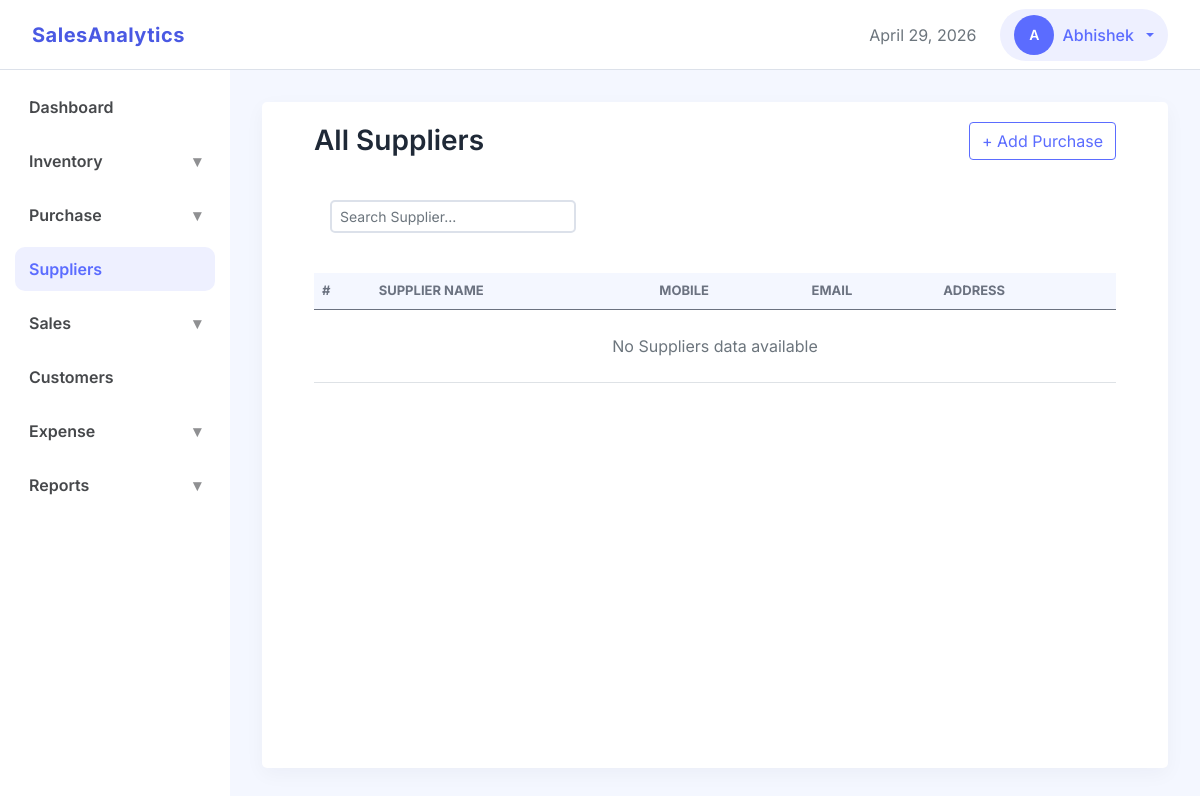
Page /purchases/suppliers (signed in) on the earlier database version.
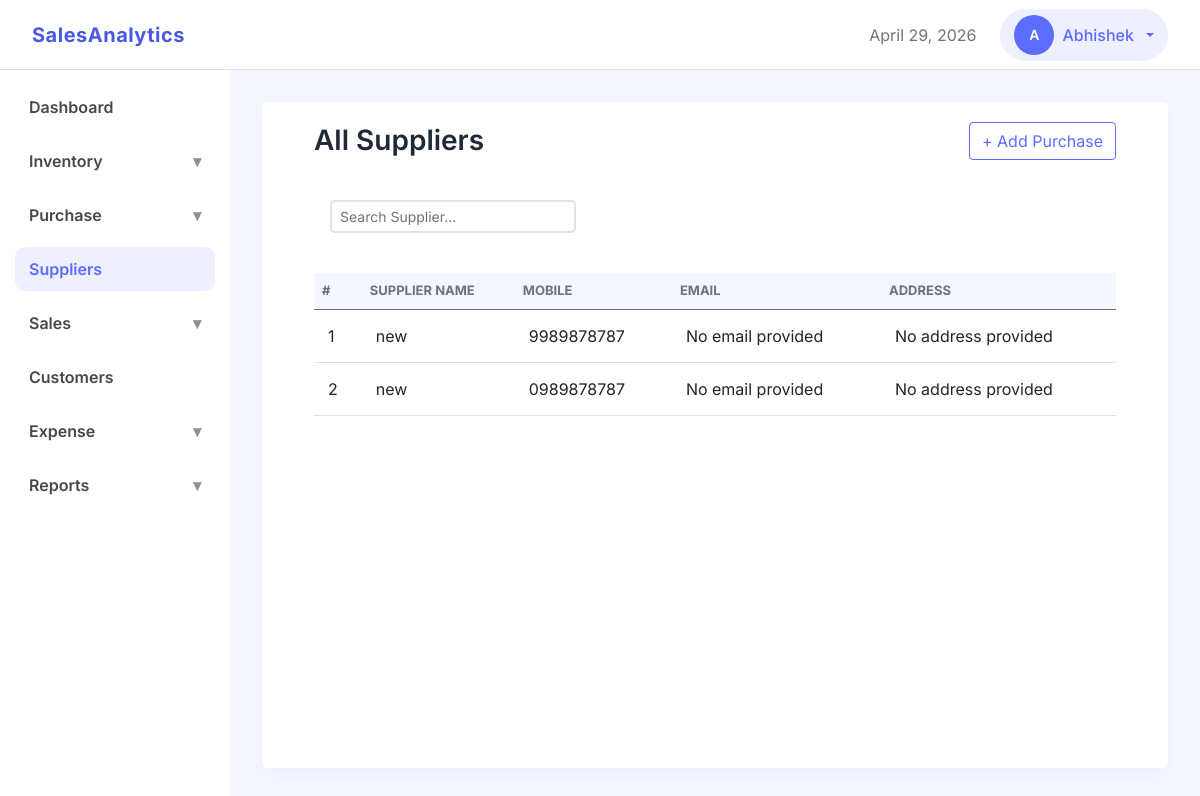
Same page on the later database version.
### purchases/models/suppliers.py (models this page shows, shortened)
class Supplier(models.Model):
    class Meta:
        ordering = ['name']
    name = models.CharField(max_length=100)
    phone = models.CharField(max_length=10, unique=True)
    email = models.EmailField(max_length=100, blank=True)
    address = models.CharField(max_length=200, blank=True)
    business = models.ForeignKey('business.Business', on_delete=models.CASCADE, related_name='suppliers')
    created_at = models.DateTimeField(auto_now_add=True)
    updated_at = models.DateTimeField(auto_now=True)

### purchases/views/suppliers.py (the view)
# urls.py: path('suppliers', suppliers.SuppliersListView.as_view(), name='suppliers_list'),
class SuppliersListView(ListView):
    model = Supplier
    context_object_name = 'suppliers'
    template_name = 'suppliers/suppliers_list.html'
    ordering = 'name'

### core/context_processors.py (called while the page is built)
def user_role(request):
    if request.user.is_authenticated:
        business_id = request.session.get('business_id')
        if business_id:
            membership = Membership.objects.filter(
                business_id=business_id,
                user=request.user
            ).first()
            if membership:
                return {'user_role': membership.role}
    return {'user_role': None}

### dashboard/templatetags/navigation_tags.py (called while the page is built)
@register.simple_tag(takes_context=True)
def active(context, *url_names):
    request = context['request']
    current_url = request.resolver_match.url_name
    if current_url in url_names:
        return 'active'
    return ''

@register.simple_tag(takes_context=True)
def show_menu(context, *url_names):
    request = context['request']
    current_url = request.resolver_match.url_name
    if current_url in url_names:
        return 'show'
    return ''

### templates/suppliers/suppliers_list.html (shortened to what this page needs)
{% extends "base.html" %}
{% load static %}
{% load humanize %}
{% block css_files%}
    <link rel="stylesheet" href="{% static 'css/apps/list.css' %}">
{% endblock %}
{% block content %}
<div class="container-fluid">
    <div class="d-flex justify-content-between align-items-center mb-4">
        <div>
            <h3 class="section-title mb-0">All Suppliers</h3>
        </div>
        <a href="{% url 'add_purchase' %}" class="btn btn-secondary">
            + Add Purchase
        </a>
    </div>
    <div class="mb-4 p-3">
        <div class="row g-3">
            <div class="col-md-4">
                <input type="text" id="search_field"
                       class="form-control form-control-sm"
                       placeholder="Search Supplier...">
            </div>
        </div>
    </div>
    <div class="">
        <div class="table-responsive">
            <table class="table table-hover align-middle data-table mb-0">
                <thead>
                    <tr>
                        <th>#</th>
                        <th>Supplier Name</th>
                        <th>Mobile</th>
                        <th>Email</th>
                        <th>Address</th>
                    </tr>
                </thead>
                <tbody id="tbody">
                    {% for supplier in suppliers %}
                    <tr class="clickable-row" data-url="#">
                        <td>{{ forloop.counter }}</td>
                        <td>
                            {{ supplier.name }}
                        </td>
                        <td>{{ supplier.phone }}</td>
                        <td>
                            <span>
                                {{ supplier.email|default:'No email provided' }}
                            </span>
                        </td>
                        <td>
                             {{ supplier.address|default:'No address provided' }}
                        </td>
                    </tr>
                    {% empty %}
                    <tr>
                        <td colspan="7" class="text-center py-4 text-muted">
                            No Suppliers data available
                        </td>
                    </tr>
                    {% endfor %}
                </tbody>
            </table>
        </div>
    </div>
</div>
{% endblock %}

Differences in the rows shown:
added Supplier: name "new", phone "9989878787", email "No email provided", address "No address provided"
added Supplier: name "new", phone "0989878787", email "No email provided", address "No address provided"
Other differences:
text no longer shown: "No Suppliers data available"
